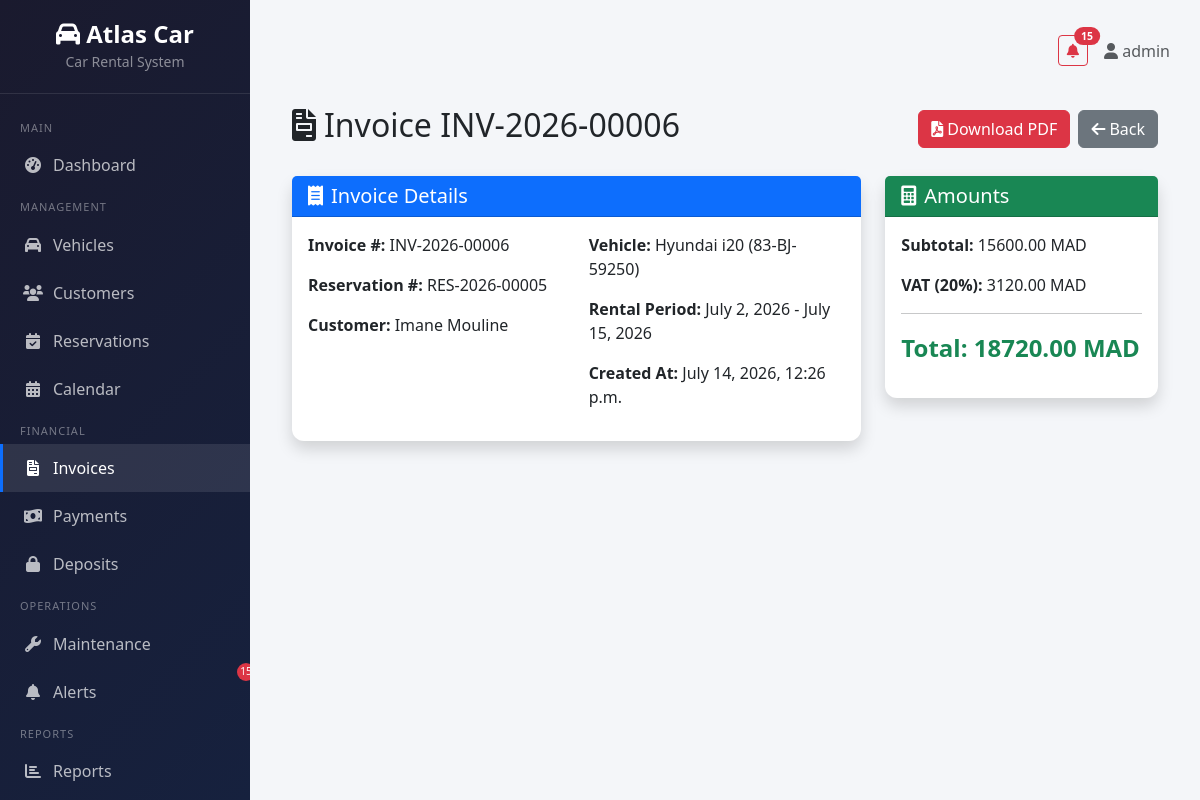
/invoices/6/ (signed in), run on the app's committed database.
### invoices/models.py (models this page shows, shortened)
class Invoice(models.Model):
    invoice_number = models.CharField(max_length=20, unique=True, blank=True)
    reservation = models.OneToOneField('reservations.Reservation', on_delete=models.CASCADE)
    subtotal = models.DecimalField(max_digits=10, decimal_places=2)
    vat = models.DecimalField(max_digits=10, decimal_places=2)
    total = models.DecimalField(max_digits=10, decimal_places=2)
    pdf = models.FileField(upload_to='invoices/', blank=True, null=True)
    created_at = models.DateTimeField(auto_now_add=True)
    class Meta:
        ordering = ['-created_at']

### reservations/models.py (models this page shows, shortened)
class Reservation(models.Model):
    STATUS_CHOICES = [
        ('pending', 'Pending'),
        ('confirmed', 'Confirmed'),
        ('active', 'Active'),
        ('completed', 'Completed'),
        ('cancelled', 'Cancelled'),
    ]
    PICKUP_LOCATION_CHOICES = [
        ('agency', 'Agency'),
        ('airport', 'Airport'),
        ('hotel_delivery', 'Hotel Delivery'),
    ]
    reservation_number = models.CharField(max_length=20, unique=True, blank=True)
    customer = models.ForeignKey('customers.Customer', on_delete=models.CASCADE)
    vehicle = models.ForeignKey('vehicles.Vehicle', on_delete=models.CASCADE)
    pickup_date = models.DateField()
    return_date = models.DateField()
    pickup_location = models.CharField(max_length=20, choices=PICKUP_LOCATION_CHOICES, default='agency')
    return_location = models.CharField(max_length=20, choices=PICKUP_LOCATION_CHOICES, default='agency')
    status = models.CharField(max_length=20, choices=STATUS_CHOICES, default='pending')
    deposit = models.DecimalField(max_digits=10, decimal_places=2, default=0)
    subtotal = models.DecimalField(max_digits=10, decimal_places=2, default=0)
    vat = models.DecimalField(max_digits=10, decimal_places=2, default=0)
    total = models.DecimalField(max_digits=10, decimal_places=2, default=0)
    options = models.ManyToManyField('vehicles.VehicleOption', through='ReservationOption', blank=True)
    created_at = models.DateTimeField(auto_now_add=True)
    class Meta:
        ordering = ['-created_at']

### customers/models.py (models this page shows, shortened)
class Customer(models.Model):
    CUSTOMER_TYPE_CHOICES = [
        ('individual', 'Individual'),
        ('company', 'Company'),
        ('partner_agency', 'Partner Agency'),
    ]
    cin = models.CharField(max_length=20, unique=True, verbose_name='National ID / Passport')
    passport = models.CharField(max_length=20, blank=True, null=True)
    first_name = models.CharField(max_length=100)
    last_name = models.CharField(max_length=100)
    nationality = models.CharField(max_length=100)
    birth_date = models.DateField(null=True, blank=True)
    license_number = models.CharField(max_length=50)
    license_expiration = models.DateField()
    phone = models.CharField(max_length=20)
    email = models.EmailField()
    address = models.TextField(blank=True)
    customer_type = models.CharField(max_length=20, choices=CUSTOMER_TYPE_CHOICES, default='individual')
    created_at = models.DateTimeField(auto_now_add=True)
    class Meta:
        ordering = ['-created_at']
    def __str__(self):
        return f"{self.first_name} {self.last_name}"

### vehicles/models.py (models this page shows, shortened)
class Vehicle(models.Model):
    CATEGORY_CHOICES = [
        ('city', 'City'),
        ('suv', 'SUV'),
        ('sedan', 'Sedan'),
        ('utility', 'Utility'),
        ('luxury', 'Luxury'),
    ]
    TRANSMISSION_CHOICES = [
        ('manual', 'Manual'),
        ('automatic', 'Automatic'),
    ]
    STATUS_CHOICES = [
        ('available', 'Available'),
        ('rented', 'Rented'),
        ('maintenance', 'Maintenance'),
        ('out_of_service', 'Out of Service'),
    ]
    license_plate = models.CharField(
        max_length=20, unique=True,
        validators=[RegexValidator(r'^[A-Z0-9\-]+$', 'Enter a valid license plate.')],
        verbose_name='License Plate'
    )
    brand = models.CharField(max_length=100)
    model = models.CharField(max_length=100)
    year = models.PositiveIntegerField()
    color = models.CharField(max_length=50)
    category = models.CharField(max_length=20, choices=CATEGORY_CHOICES)
    transmission = models.CharField(max_length=20, choices=TRANSMISSION_CHOICES)
    seats = models.PositiveIntegerField(default=5)
    mileage = models.PositiveIntegerField(default=0)
    last_revision = models.DateField(null=True, blank=True)
    daily_price = models.DecimalField(max_digits=10, decimal_places=2, verbose_name='Daily Price (MAD)')
    deposit = models.DecimalField(max_digits=10, decimal_places=2, default=0, verbose_name='Security Deposit (MAD)')
    photo = models.ImageField(upload_to='vehicles/', blank=True, null=True)
    status = models.CharField(max_length=20, choices=STATUS_CHOICES, default='available')
    maintenance_threshold = models.PositiveIntegerField(default=10000, help_text='Mileage threshold for maintenance alert')
    created_at = models.DateTimeField(auto_now_add=True)
    updated_at = models.DateTimeField(auto_now=True)
    class Meta:
        ordering = ['-created_at']
    def __str__(self):
        return f"{self.brand} {self.model} ({self.license_plate})"

### invoices/views.py (the view)
# urls.py: path('<int:pk>/', views.invoice_detail, name='invoice_detail'),
@login_required
def invoice_detail(request, pk):
    invoice = get_object_or_404(Invoice, pk=pk)
    return render(request, 'invoices/invoice_detail.html', {'invoice': invoice})

### core/context_processors.py (called while the page is built)
def notifications_context(request):
    context = {}
    if request.user.is_authenticated:
        unread_alerts = Alert.objects.filter(is_read=False)
        context['unread_alerts_count'] = unread_alerts.count()
        context['unread_alerts'] = unread_alerts[:5]
    return context

### templates/invoices/invoice_detail.html
{% extends 'base.html' %}
{% block content %}
<div class="container-fluid">
    <div class="d-flex justify-content-between align-items-center mb-4">
        <h2><i class="fas fa-file-invoice me-2"></i>Invoice {{ invoice.invoice_number }}</h2>
        <div>
            <a href="{% url 'invoices:invoice_pdf' invoice.pk %}" class="btn btn-danger me-1">
                <i class="fas fa-file-pdf me-1"></i>Download PDF
            </a>
            <a href="{% url 'invoices:invoice_list' %}" class="btn btn-secondary">
                <i class="fas fa-arrow-left me-1"></i>Back
            </a>
        </div>
    </div>
    <div class="row">
        <div class="col-md-8">
            <div class="card shadow mb-4">
                <div class="card-header bg-primary text-white">
                    <h5 class="mb-0"><i class="fas fa-receipt me-2"></i>Invoice Details</h5>
                </div>
                <div class="card-body">
                    <div class="row">
                        <div class="col-md-6">
                            <p><strong>Invoice #:</strong> {{ invoice.invoice_number }}</p>
                            <p><strong>Reservation #:</strong> {{ invoice.reservation.reservation_number }}</p>
                            <p><strong>Customer:</strong> {{ invoice.reservation.customer }}</p>
                        </div>
                        <div class="col-md-6">
                            <p><strong>Vehicle:</strong> {{ invoice.reservation.vehicle }}</p>
                            <p><strong>Rental Period:</strong> {{ invoice.reservation.pickup_date }} - {{ invoice.reservation.return_date }}</p>
                            <p><strong>Created At:</strong> {{ invoice.created_at }}</p>
                        </div>
                    </div>
                </div>
            </div>
        </div>
        <div class="col-md-4">
            <div class="card shadow mb-4">
                <div class="card-header bg-success text-white">
                    <h5 class="mb-0"><i class="fas fa-calculator me-2"></i>Amounts</h5>
                </div>
                <div class="card-body">
                    <p><strong>Subtotal:</strong> {{ invoice.subtotal }} MAD</p>
                    <p><strong>VAT (20%):</strong> {{ invoice.vat }} MAD</p>
                    <hr>
                    <p class="fs-4 fw-bold text-success"><strong>Total:</strong> {{ invoice.total }} MAD</p>
                </div>
            </div>
        </div>
    </div>
</div>
{% endblock %}

### templates/base.html (shortened to what this page needs)
{% load static %}
<!DOCTYPE html>
<html lang="en">
<head>
    <link href="https://cdn.jsdelivr.net/npm/bootstrap@5.3.0/dist/css/bootstrap.min.css" rel="stylesheet">
    <link href="https://cdnjs.cloudflare.com/ajax/libs/font-awesome/6.0.0/css/all.min.css" rel="stylesheet">
</head>
<body>
    {% if user.is_authenticated %}
    <div class="sidebar">
        <div class="brand">
            <h4><i class="fas fa-car"></i> Atlas Car</h4>
            <small style="color: rgba(255,255,255,0.5);">Car Rental System</small>
        </div>
        <nav class="mt-3">
            <div class="nav-section">Main</div>
            <a href="{% url 'dashboard:home' %}" class="nav-link {% if request.resolver_match.url_name == 'home' %}active{% endif %}">
                <i class="fas fa-tachometer-alt"></i> Dashboard
            </a>
            <div class="nav-section">Management</div>
            <a href="{% url 'vehicles:vehicle_list' %}" class="nav-link {% if 'vehicle' in request.path %}active{% endif %}">
                <i class="fas fa-car"></i> Vehicles
            </a>
            <a href="{% url 'customers:customer_list' %}" class="nav-link {% if 'customer' in request.path %}active{% endif %}">
                <i class="fas fa-users"></i> Customers
            </a>
            <a href="{% url 'reservations:reservation_list' %}" class="nav-link {% if 'reservation' in request.path %}active{% endif %}">
                <i class="fas fa-calendar-check"></i> Reservations
            </a>
            <a href="{% url 'reservations:reservation_calendar' %}" class="nav-link {% if 'calendar' in request.path %}active{% endif %}">
                <i class="fas fa-calendar-alt"></i> Calendar
            </a>
            <div class="nav-section">Financial</div>
            <a href="{% url 'invoices:invoice_list' %}" class="nav-link {% if 'invoice' in request.path %}active{% endif %}">
                <i class="fas fa-file-invoice"></i> Invoices
            </a>
            <a href="{% url 'payments:payment_list' %}" class="nav-link {% if 'payment' in request.path and 'deposit' not in request.path %}active{% endif %}">
                <i class="fas fa-money-bill-wave"></i> Payments
            </a>
            <a href="{% url 'payments:deposit_list' %}" class="nav-link {% if 'deposit' in request.path %}active{% endif %}">
                <i class="fas fa-lock"></i> Deposits
            </a>
            <div class="nav-section">Operations</div>
            <a href="{% url 'maintenance:maintenance_list' %}" class="nav-link {% if 'maintenance' in request.path %}active{% endif %}">
                <i class="fas fa-wrench"></i> Maintenance
            </a>
            <a href="{% url 'alerts:alert_list' %}" class="nav-link {% if 'alert' in request.path %}active{% endif %}" style="position:relative;">
                <i class="fas fa-bell"></i> Alerts
                {% if unread_alerts_count %}<span class="alert-badge">{{ unread_alerts_count }}</span>{% endif %}
            </a>
            <div class="nav-section">Reports</div>
            <a href="{% url 'reports:reports_index' %}" class="nav-link {% if 'report' in request.path %}active{% endif %}">
                <i class="fas fa-chart-bar"></i> Reports
            </a>
            <div class="nav-section">Account</div>
        </nav>
    </div>
    {% endif %}
    <div class="main-content">
        {% if user.is_authenticated %}
        <div class="top-bar">
            <div class="d-flex align-items-center gap-3">
                {% if unread_alerts_count %}
                <a href="{% url 'alerts:alert_list' %}" class="btn btn-outline-danger btn-sm position-relative">
                    <i class="fas fa-bell"></i>
                    <span class="position-absolute top-0 start-100 translate-middle badge rounded-pill bg-danger">
                        {{ unread_alerts_count }}
                    </span>
                </a>
                {% endif %}
                <span class="text-muted">
                    <i class="fas fa-user"></i> {{ user.get_full_name|default:user.username }}
                </span>
            </div>
        </div>
        {% endif %}
        {% block content %}{% endblock %}
    </div>
</body>
</html>

### templates/base.html (style rules this page uses)
:root { --sidebar-width: 250px; --primary-color: #0d6efd; }
body { font-family: 'Segoe UI', Tahoma, Geneva, Verdana, sans-serif; background: #f4f6f9; }
.sidebar { position: fixed; top: 0; left: 0; height: 100vh; width: var(--sidebar-width); background: linear-gradient(135deg, #1a1a2e, #16213e); color: #fff; overflow-y: auto; z-index: 1000; transition: all 0.3s; }
.sidebar .brand { padding: 20px; text-align: center; border-bottom: 1px solid rgba(255,255,255,0.1); }
.sidebar .brand h4 { margin: 0; color: #fff; font-weight: 700; }
.sidebar .nav-link { color: rgba(255,255,255,0.7); padding: 12px 20px; display: flex; align-items: center; gap: 10px; transition: all 0.3s; border-left: 3px solid transparent; }
.sidebar .nav-link:hover, .sidebar .nav-link.active { color: #fff; background: rgba(255,255,255,0.1); border-left-color: var(--primary-color); }
.sidebar .nav-link i { width: 20px; text-align: center; }
.sidebar .nav-section { padding: 10px 20px 5px; font-size: 11px; text-transform: uppercase; color: rgba(255,255,255,0.4); letter-spacing: 1px; }
.main-content { margin-left: var(--sidebar-width); padding: 20px 30px; min-height: 100vh; }
.top-bar { display: flex; justify-content: space-between; align-items: center; margin-bottom: 25px; padding: 15px 0; }
.card { border: none; border-radius: 12px; box-shadow: 0 2px 10px rgba(0,0,0,0.08); transition: transform 0.2s; }
.alert-badge { position: absolute; top: -5px; right: -5px; background: #dc3545; color: white; border-radius: 50%; width: 18px; height: 18px; font-size: 10px; display: flex; align-items: center; justify-content: center; }

### data on the page
Invoice: invoice_number "INV-2026-00006", reservation.reservation_number "RES-2026-00005", reservation.customer "Imane Mouline", reservation.vehicle "Hyundai i20 (83-BJ-59250)", reservation.pickup_date "July 2, 2026", reservation.return_date "July 15, 2026", created_at "July 14, 2026, 12:26 p.m.", subtotal "15600.00", vat "3120.00", total "18720.00"

### other printed values
{{ unread_alerts_count }} "15"
{{ user.get_full_name|default:user.username }} "admin"
